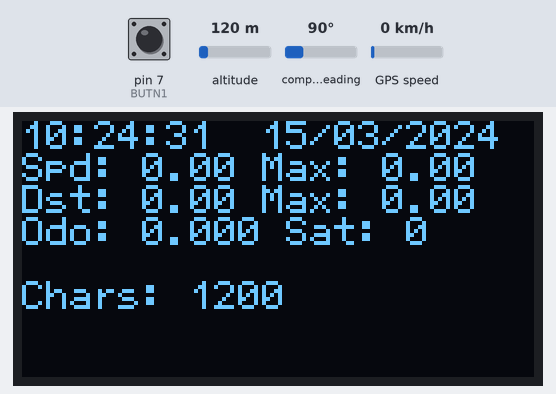
This sketch was run on a simulated Arduino Uno, built with avr-gcc and run on an emulated ATmega328P. On the bench: 128×64 one-colour display. Inputs (shaded band) come from the test bench; at power-on: pin 7 (BUTN1) HIGH, GPS speed 0 km/h, altitude 120 m, compass heading 90°. The GPS gets a fix after 3 s at 37.7749, -122.4194 with 8 satellites; what the sketch prints to the serial monitor is not drawn.

Above: at 2.2 s.
2.3 s: pin 7 (BUTN1) pulled LOW for 1 s
At 6.3 s:
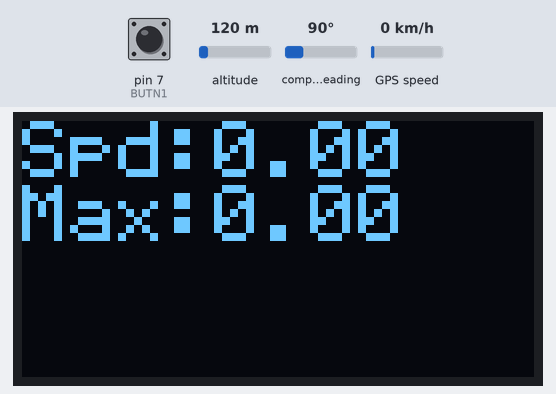
6.6 s: GPS speed set to 8 km/h
At 8.5 s:
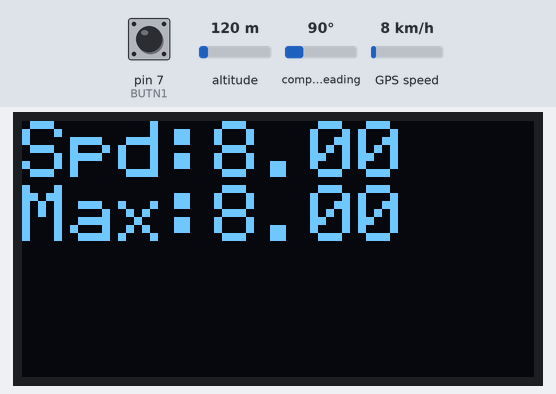
9.6 s: GPS speed set to 11 km/h
At 12.3 s:
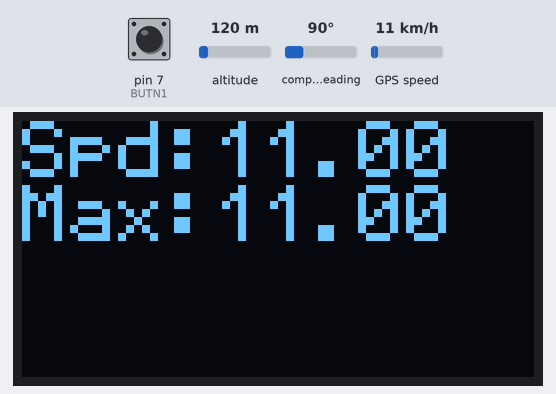
12.6 s: pin 7 (BUTN1) pulled LOW for 1 s
At 14.8 s:
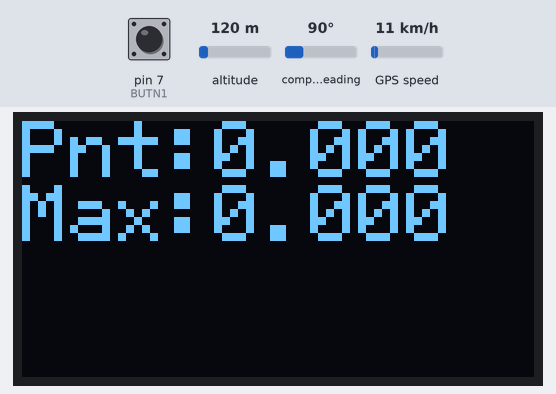
15.6 s: pin 7 (BUTN1) pulled LOW for 1 s
At 18.7 s:
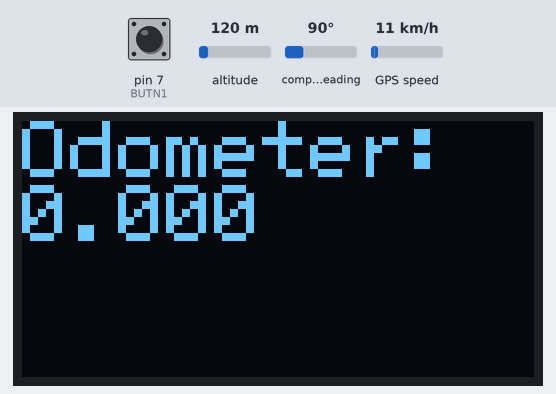
19.3 s: altitude set to 109 m
20.8 s: altitude set to 92 m
Timing chart, 0 to 23.8 s (numbered marks = the images above; inputs shaded):
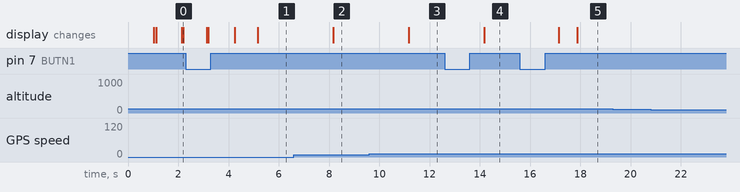

The sketch:

speed_tracker_128x64.ino
```cpp
/*********************************************************************
HELLO WORLD! ANYBODY HOME?
GPS спидометр

SITE: http://voltnik.ru/
YOUTUBE: https://www.youtube.com/channel/UC4s13gPVOMQVX3P1ZpdUwjA
Креатед бай voltNik 2018
*********************************************************************/
#include <TinyGPS++.h>
#include <SoftwareSerial.h>
#include "SSD1306Ascii.h"
#include "SSD1306AsciiWire.h"
#include "OneButton.h"
#include <EEPROMex.h>
//==============================================================
#define RXPin 4  // UART подключение GPS
#define TXPin 3  // UART подключение GPS
#define BUTN1 7  // пин кнопки1
#define OLED_RENEW 500  // как часто обновлять экран
#define SERIAL_RENEW 1000  // как часто обновлять данные на serial
#define GPSBaud 9600 // скорость обмена с GPS часто именно 9600, но встречается и 4800
#define OLED_I2C_ADDRESS 0x3C // I2C адрес OLED экрана
//==============================================================
TinyGPSPlus gps;
SoftwareSerial ss(RXPin, TXPin);
SSD1306AsciiWire oled;
OneButton butn_1(BUTN1, true);
//==============================================================
long now_millis, lcd_millis, serial_millis; // миллисекунды для отсчета обновления
byte num_ekr = 0 ;                        // номер отображения экрана
double dist_LAT, dist_LNG, last_LAT, last_LNG, max_LAT, max_LNG;                // переменные расстояния в EEPROM
float distToPoint, max_spd, max_dist, distance;
boolean fix;
TinyGPSDate dd;
TinyGPSTime tt;

//static const double LONDON_LAT = 51.508131, LONDON_LON = -0.128002;  // нахер лондон
//==============================================================
void setup()
{
  Serial.begin(115200);
  ss.begin(GPSBaud);

  oled.begin(&Adafruit128x64, OLED_I2C_ADDRESS);
  //oled.setFont(Adafruit5x7);
  oled.setFont(font5x7);
  //oled.setFont(Arial_bold_14);
  oled.clear();
  oled.set2X();
  oled.println("SPEED   1.1");
  oled.println("TRACKER");
  delay(1000);  // сукадилей
  oled.clear();

  butn_1.attachClick(BTN1_click);                  // подключаем обработку клика кнопки
  butn_1.attachLongPressStart(BTN1_longPress);     // подключаем обработку удержания кнопки

  dist_LAT = EEPROM.readDouble(0); // читаем из памяти широту нулевой точки
  dist_LNG = EEPROM.readDouble(4); // читаем из памяти долготу нулевой точки
  Serial.print("EEPROM POINT, lat: "); Serial.print(dist_LAT,6); Serial.print(" lng: "); Serial.println(dist_LNG,6);

  Serial.println(F("Sats HDOP  Latitude   Longitude   Fix  Date       Time     Date Alt    Course Speed Card  Distance Course Card  Chars Sentences Checksum Odometer"));
  Serial.println(F("           (deg)      (deg)       Age                      Age  (m)    --- from GPS ----  ---- to Point   ----  RX    RX        Fail"));
  Serial.println(F("----------------------------------------------------------------------------------------------------------------------------------------"));
}
//==============================================================
void loop()
{
  now_millis = millis();
  butn_1.tick(); // тик опроса кнопки 1

  if (now_millis - lcd_millis > OLED_RENEW) { // обновление экрана
    oled_print();
    lcd_millis = now_millis;
  }

  if (now_millis - serial_millis > SERIAL_RENEW) { // печать данных в serial
    dd = gps.date;
    tt = gps.time;
    if (gps.location.isValid()) { // проверка на FIX и отсутствие нулей в координатах
      if ((gps.location.lat()!=1)or(gps.location.lng()!=1)) {
        distToPoint = (float)TinyGPSPlus::distanceBetween(gps.location.lat(),gps.location.lng(),dist_LAT,dist_LNG) / 1000;
        if ((distToPoint>max_dist)and(distToPoint-max_dist<100)) {max_dist=distToPoint; max_LAT = gps.location.lat(); max_LNG = gps.location.lng(); fix=1;}
        if (gps.speed.kmph()>max_spd) max_spd=gps.speed.kmph();
        if ((last_LAT != 0)and(fix)and(gps.speed.kmph()>1)) {distance = distance + (float)TinyGPSPlus::distanceBetween(gps.location.lat(), gps.location.lng(), last_LAT, last_LNG) / 1000; }
        last_LAT = gps.location.lat();
        last_LNG = gps.location.lng();
        fix=0;
      }
    }
    printInt(gps.satellites.value(), gps.satellites.isValid(), 5);
    printFloat(gps.hdop.hdop(), gps.hdop.isValid(), 6, 1);
    printFloat(gps.location.lat(), gps.location.isValid(), 11, 6);
    printFloat(gps.location.lng(), gps.location.isValid(), 12, 6);
    printInt(gps.location.age(), gps.location.isValid(), 5);
    printDateTime(dd, tt);
    printFloat(gps.altitude.meters(), gps.altitude.isValid(), 7, 2);
    printFloat(gps.course.deg(), gps.course.isValid(), 7, 2);
    printFloat(gps.speed.kmph(), gps.speed.isValid(), 6, 2);
    printStr(gps.course.isValid() ? TinyGPSPlus::cardinal(gps.course.deg()) : "*** ", 6);
    printInt(distToPoint, gps.location.isValid(), 9);
    double courseToPoint = TinyGPSPlus::courseTo(gps.location.lat(),gps.location.lng(),dist_LAT,dist_LNG);
    printFloat(courseToPoint, gps.location.isValid(), 7, 2);
    const char *cardinalToPoint = TinyGPSPlus::cardinal(courseToPoint);
    printStr(gps.location.isValid() ? cardinalToPoint : "*** ", 6);
    printInt(gps.charsProcessed(), true, 6);
    printInt(gps.sentencesWithFix(), true, 10);
    printInt(gps.failedChecksum(), true, 9);
    Serial.print("Odo: "); Serial.print(distance,3); Serial.print(" MaxD: "); Serial.print(max_dist,3); Serial.print(" MAX_LAT: "); Serial.print(max_LAT,6); Serial.print(" MAX_LNG: "); Serial.println(max_LNG,6);
    serial_millis = now_millis;
  }

  smartDelay(1000); // сукадилей для чтения данных c gps

  if (millis() > 5000 && gps.charsProcessed() < 10)
    Serial.println(F("No GPS data received: check wiring"));
}
//==============================================================
void BTN1_click() { // клик кнопки. функция смены отображения экрана
  Serial.println("click!");
  num_ekr = (num_ekr+1) % 5;
  oled.clear();
}
//==============================================================
void BTN1_longPress() { // удержание кнопки. функция записи текущего местоположения и сброса значений
  Serial.println("lognpress!");
  if (num_ekr == 1) {
    max_spd = 0; // сброс максимальной скорости
  } else if (num_ekr == 2) {
    max_dist = 0; // сброс максимальной дистанции
  } else if (num_ekr == 3) {
    distance = 0; // сброс одометра
  } else { // записываем нулевую точку
    max_dist = 0;
    dist_LAT = gps.location.lat();
    dist_LNG = gps.location.lng();
    EEPROM.writeDouble(0,dist_LAT); // записываем в память широту текущей точки
    EEPROM.writeDouble(4,dist_LNG); // записываем в память долготу текущей точки
    oled.clear();
    oled.setCursor(0,0);
    oled.set1X();
    oled.print("Writing...");
    smartDelay(300);
  }
}
//==============================================================
void oled_print() {  // смена отображения экранов
  oled.setCursor(0,0);
  switch (num_ekr) {
  case 0:
    oled.set1X();
    char st[12];
    sprintf(st, "%02d:%02d:%02d  ", tt.hour(), tt.minute(), tt.second());
    char sd[12];
    sprintf(sd, "%02d/%02d/%02d", dd.day(), dd.month(), dd.year());
    oled.print(st); oled.print(sd); oled.println("   ");
    oled.setCursor(0,1);
    oled.print("Spd: "); oled.print(gps.speed.kmph()); oled.print(" Max: "); oled.print(max_spd); oled.print("  ");
    oled.setCursor(0,2);
    oled.print("Dst: "); oled.print(distToPoint); oled.print(" Max: "); oled.print(max_dist); oled.print("  ");
    oled.setCursor(0,3);
    oled.print("Odo: "); oled.print(distance,3); oled.print(" Sat: "); oled.print((int)gps.satellites.value()); oled.print("  ");
    oled.setCursor(0,5);
    oled.print("Chars: "); oled.print(gps.charsProcessed());
    break;
  case 1:
    oled.set2X();
    oled.print("Spd:"); oled.print(gps.speed.kmph()); oled.println("  ");
    oled.print("Max:"); oled.print(max_spd); oled.print("  ");
    break;
  case 2:
    oled.set2X();
    oled.print("Pnt:"); oled.print(distToPoint,3); oled.println("  ");
    oled.print("Max:"); oled.print(max_dist,3); oled.println("  ");
    break;
  case 3:
    oled.set2X();
    oled.println("Odometer:");
    oled.print(distance,3); oled.println("  ");
    break;
  case 4:
    oled.set2X();
    oled.print(gps.location.lat(),6); oled.println("  ");
    oled.print(gps.location.lng(),6); oled.println("  ");
    break;
  }
}
//==============================================================
static void smartDelay(unsigned long ms) {  // сукадилей для чтения данных с gps
  unsigned long start = millis();
  do {
    while (ss.available()) {
      gps.encode(ss.read());
      //******
      now_millis = millis();    // пока читаем данные еще и кнопку опрашиваем чтобы не зависала и экран обновляем если надо
      butn_1.tick(); // опрос кнопки 1
      if (now_millis - lcd_millis > OLED_RENEW) {
       oled_print();
       lcd_millis = now_millis;
      }
      //******
    }
  } while (millis() - start < ms);
}
//==============================================================
static void printFloat(float val, bool valid, int len, int prec)
{
  if (!valid) {
    while (len-- > 1)
    Serial.print('*');
    Serial.print(' ');
  } else {
    Serial.print(val, prec);
    int vi = abs((int)val);
    int flen = prec + (val < 0.0 ? 2 : 1); // . and -
    flen += vi >= 1000 ? 4 : vi >= 100 ? 3 : vi >= 10 ? 2 : 1;
    for (int i=flen; i<len; ++i)
      Serial.print(' ');
  }
  smartDelay(0);
}
//==============================================================
static void printInt(unsigned long val, bool valid, int len)
{
  char sz[32] = "*****************";
  if (valid) sprintf(sz, "%ld", val);
  sz[len] = 0;
  for (int i=strlen(sz); i<len; ++i)
    sz[i] = ' ';
  if (len > 0)
    sz[len-1] = ' ';
  Serial.print(sz);
  smartDelay(0);
}
//==============================================================
static void printDateTime(TinyGPSDate &d, TinyGPSTime &t)
{
  if (!d.isValid()) {
    Serial.print(F("********** "));
  } else {
    char sz[32];
    sprintf(sz, "%02d/%02d/%02d ", d.month(), d.day(), d.year());
    Serial.print(sz);
  }
  if (!t.isValid()) {
    Serial.print(F("******** "));
  } else {
    char sz[32];
    sprintf(sz, "%02d:%02d:%02d ", t.hour(), t.minute(), t.second());
    Serial.print(sz);
  }
  printInt(d.age(), d.isValid(), 5);
  smartDelay(0);
}
//==============================================================
static void printStr(const char *str, int len)
{
  int slen = strlen(str);
  for (int i=0; i<len; ++i)
    Serial.print(i<slen ? str[i] : ' ');
  smartDelay(0);
}
//==============================================================
```

Measured:
- after the input at 2.3 s, the display: first differs from a run without the input after 2.0 s (image 1 shows a later state)
- after the input at 6.6 s, the display: changes after 1.6 s (image 2)
- after the input at 9.6 s, the display: changes after 1.6 s (image 3)
- after the input at 12.6 s, the display: changes after 1.6 s (image 4)
- after the input at 15.6 s, the display: first changes after 1.5 s (image 5 shows a later state)
- after the input at 19.3 s, every drawn part: stays the same
- after the input at 20.8 s, every drawn part: stays the same
